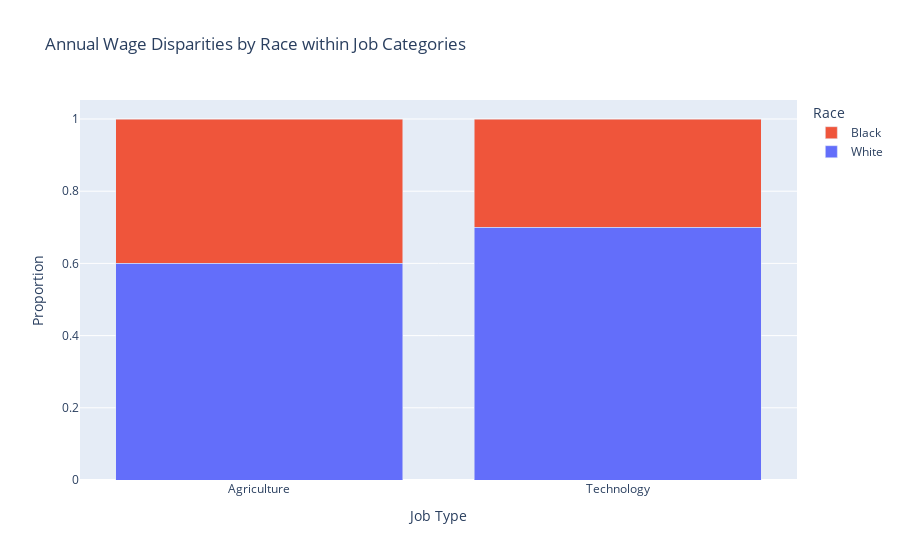

The code cell stored with this chart in its notebook:
### Code cell
#testing something


data = {
    'Job Type': ['Agriculture', 'Agriculture', 'Technology', 'Technology'],
    'Race': ['White', 'Black', 'White', 'Black'],
    'Proportion': [0.6, 0.4, 0.7, 0.3]
}
df = pd.DataFrame(data)


traces = []
for race in df['Race'].unique():
    df_race = df[df['Race'] == race]
    trace = go.Bar(
        x=df_race['Job Type'],
        y=df_race['Proportion'],
        name=race
    )
    traces.append(trace)


fig = go.Figure(data=traces)


fig.update_layout(
    barmode='stack',
    title='Annual Wage Disparities by Race within Job Categories',
    xaxis_title='Job Type',
    yaxis_title='Proportion',
    legend_title='Race'
)


fig.show()

### Figure 1 — Plotly figure (JSON) as saved in the notebook; plotly's stock layout.template omitted (floating-point values rounded to 4 significant figures)
{"data": [{"name": "White", "type": "bar", "x": ["Agriculture", "Technology"], "y": [0.6, 0.7]}, {"name": "Black", "type": "bar", "x": ["Agriculture", "Technology"], "y": [0.4, 0.3]}], "layout": {"barmode": "stack", "legend": {"title": {"text": "Race"}}, "title": {"text": "Annual Wage Disparities by Race within Job Categories"}, "xaxis": {"title": {"text": "Job Type"}}, "yaxis": {"title": {"text": "Proportion"}}}}
